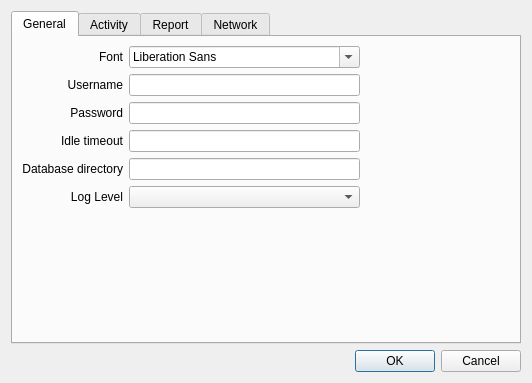
<?xml version="1.0" encoding="UTF-8"?>
<ui version="4.0">
 <class>Options</class>
 <widget class="QDialog" name="Options">
  <property name="windowModality">
   <enum>Qt::WindowModal</enum>
  </property>
  <property name="geometry">
   <rect>
    <x>0</x>
    <y>0</y>
    <width>532</width>
    <height>383</height>
   </rect>
  </property>
  <property name="windowTitle">
   <string>Ergotime Options</string>
  </property>
  <layout class="QVBoxLayout" name="verticalLayout">
   <item>
    <widget class="QTabWidget" name="tabWidget">
     <property name="currentIndex">
      <number>0</number>
     </property>
     <widget class="QWidget" name="tab">
      <attribute name="title">
       <string>General</string>
      </attribute>
      <layout class="QGridLayout" name="gridLayout">
       <item row="3" column="2">
        <widget class="QLineEdit" name="txtIdletimeout">
         <property name="inputMask">
          <string>00000</string>
         </property>
        </widget>
       </item>
       <item row="1" column="0">
        <widget class="QLabel" name="label_2">
         <property name="text">
          <string>Username</string>
         </property>
         <property name="alignment">
          <set>Qt::AlignRight|Qt::AlignTrailing|Qt::AlignVCenter</set>
         </property>
        </widget>
       </item>
       <item row="6" column="0">
        <spacer name="verticalSpacer">
         <property name="orientation">
          <enum>Qt::Vertical</enum>
         </property>
         <property name="sizeHint" stdset="0">
          <size>
           <width>20</width>
           <height>40</height>
          </size>
         </property>
        </spacer>
       </item>
       <item row="0" column="3">
        <spacer name="horizontalSpacer">
         <property name="orientation">
          <enum>Qt::Horizontal</enum>
         </property>
         <property name="sizeHint" stdset="0">
          <size>
           <width>40</width>
           <height>20</height>
          </size>
         </property>
        </spacer>
       </item>
       <item row="4" column="2">
        <widget class="QLineEdit" name="txtDatabasedir"/>
       </item>
       <item row="5" column="2">
        <widget class="QComboBox" name="comboLoglevel"/>
       </item>
       <item row="5" column="0">
        <widget class="QLabel" name="label_5">
         <property name="text">
          <string>Log Level</string>
         </property>
         <property name="alignment">
          <set>Qt::AlignRight|Qt::AlignTrailing|Qt::AlignVCenter</set>
         </property>
        </widget>
       </item>
       <item row="0" column="2">
        <widget class="QFontComboBox" name="comboFont"/>
       </item>
       <item row="1" column="2">
        <widget class="QLineEdit" name="txtUsername"/>
       </item>
       <item row="0" column="0">
        <widget class="QLabel" name="label">
         <property name="text">
          <string>Font</string>
         </property>
         <property name="alignment">
          <set>Qt::AlignRight|Qt::AlignTrailing|Qt::AlignVCenter</set>
         </property>
        </widget>
       </item>
       <item row="4" column="0">
        <widget class="QLabel" name="label_4">
         <property name="text">
          <string>Database directory</string>
         </property>
         <property name="alignment">
          <set>Qt::AlignRight|Qt::AlignTrailing|Qt::AlignVCenter</set>
         </property>
        </widget>
       </item>
       <item row="3" column="0">
        <widget class="QLabel" name="label_3">
         <property name="text">
          <string>Idle timeout</string>
         </property>
         <property name="alignment">
          <set>Qt::AlignRight|Qt::AlignTrailing|Qt::AlignVCenter</set>
         </property>
        </widget>
       </item>
       <item row="2" column="0">
        <widget class="QLabel" name="label_6">
         <property name="text">
          <string>Password</string>
         </property>
         <property name="alignment">
          <set>Qt::AlignRight|Qt::AlignTrailing|Qt::AlignVCenter</set>
         </property>
        </widget>
       </item>
       <item row="2" column="2">
        <widget class="QLineEdit" name="txtPassword"/>
       </item>
      </layout>
     </widget>
     <widget class="QWidget" name="tab_2">
      <attribute name="title">
       <string>Activity</string>
      </attribute>
      <layout class="QGridLayout" name="gridLayout_2">
       <item row="0" column="0">
        <widget class="QLabel" name="label_7">
         <property name="text">
          <string>Periodic sync interval</string>
         </property>
        </widget>
       </item>
       <item row="0" column="2">
        <spacer name="horizontalSpacer_2">
         <property name="orientation">
          <enum>Qt::Horizontal</enum>
         </property>
         <property name="sizeHint" stdset="0">
          <size>
           <width>40</width>
           <height>20</height>
          </size>
         </property>
        </spacer>
       </item>
       <item row="0" column="1">
        <widget class="QLineEdit" name="txtActivitySyncInterval">
         <property name="inputMask">
          <string>00000</string>
         </property>
        </widget>
       </item>
       <item row="1" column="0">
        <spacer name="verticalSpacer_2">
         <property name="orientation">
          <enum>Qt::Vertical</enum>
         </property>
         <property name="sizeHint" stdset="0">
          <size>
           <width>20</width>
           <height>40</height>
          </size>
         </property>
        </spacer>
       </item>
      </layout>
     </widget>
     <widget class="QWidget" name="tab_3">
      <attribute name="title">
       <string>Report</string>
      </attribute>
      <layout class="QGridLayout" name="gridLayout_3">
       <item row="0" column="2">
        <spacer name="horizontalSpacer_3">
         <property name="orientation">
          <enum>Qt::Horizontal</enum>
         </property>
         <property name="sizeHint" stdset="0">
          <size>
           <width>185</width>
           <height>20</height>
          </size>
         </property>
        </spacer>
       </item>
       <item row="0" column="0">
        <widget class="QLabel" name="label_8">
         <property name="text">
          <string>Periodic sync interval</string>
         </property>
        </widget>
       </item>
       <item row="1" column="0">
        <spacer name="verticalSpacer_3">
         <property name="orientation">
          <enum>Qt::Vertical</enum>
         </property>
         <property name="sizeHint" stdset="0">
          <size>
           <width>20</width>
           <height>40</height>
          </size>
         </property>
        </spacer>
       </item>
       <item row="0" column="1">
        <widget class="QLineEdit" name="txtReportSyncInterval">
         <property name="inputMask">
          <string>00000</string>
         </property>
        </widget>
       </item>
      </layout>
     </widget>
     <widget class="QWidget" name="tab_4">
      <attribute name="title">
       <string>Network</string>
      </attribute>
      <layout class="QGridLayout" name="gridLayout_4">
       <item row="0" column="1">
        <widget class="QLineEdit" name="txtServerUrl"/>
       </item>
       <item row="0" column="0">
        <widget class="QLabel" name="label_9">
         <property name="text">
          <string>Server URL</string>
         </property>
        </widget>
       </item>
       <item row="1" column="0">
        <spacer name="verticalSpacer_4">
         <property name="orientation">
          <enum>Qt::Vertical</enum>
         </property>
         <property name="sizeHint" stdset="0">
          <size>
           <width>20</width>
           <height>40</height>
          </size>
         </property>
        </spacer>
       </item>
      </layout>
     </widget>
    </widget>
   </item>
   <item>
    <layout class="QHBoxLayout" name="horizontalLayout">
     <item>
      <spacer name="horizontalSpacer_4">
       <property name="orientation">
        <enum>Qt::Horizontal</enum>
       </property>
       <property name="sizeHint" stdset="0">
        <size>
         <width>40</width>
         <height>20</height>
        </size>
       </property>
      </spacer>
     </item>
     <item>
      <widget class="QPushButton" name="btnOk">
       <property name="text">
        <string>OK</string>
       </property>
      </widget>
     </item>
     <item>
      <widget class="QPushButton" name="btnCancel">
       <property name="text">
        <string>Cancel</string>
       </property>
      </widget>
     </item>
    </layout>
   </item>
  </layout>
 </widget>
 <tabstops>
  <tabstop>comboFont</tabstop>
  <tabstop>txtUsername</tabstop>
  <tabstop>txtPassword</tabstop>
  <tabstop>txtIdletimeout</tabstop>
  <tabstop>txtDatabasedir</tabstop>
  <tabstop>comboLoglevel</tabstop>
  <tabstop>txtActivitySyncInterval</tabstop>
  <tabstop>txtReportSyncInterval</tabstop>
  <tabstop>txtServerUrl</tabstop>
  <tabstop>btnOk</tabstop>
  <tabstop>btnCancel</tabstop>
  <tabstop>tabWidget</tabstop>
 </tabstops>
 <resources/>
 <connections/>
</ui>
